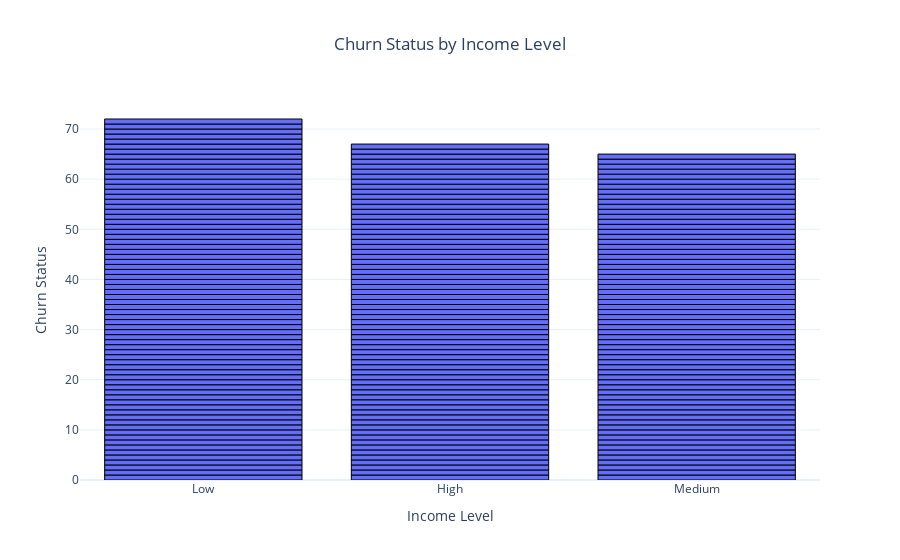

The notebook cell saved with this chart:
### Markdown cell above
These group were between low to medium income

### Code cell
# Bar chart for Churn Status by Income Level
fig = plot_bar(churned_customers_df, 
               x_column='IncomeLevel', 
               y_column='ChurnStatus', 
               title="Churn Status by Income Level", 
               x_label="Income Level", 
               y_label="Churn Status", 
               orientation='v')
fig.show()

### Figure 1 — Plotly figure (JSON) as saved in the notebook; plotly's stock layout.template omitted (floating-point values rounded to 4 significant figures; data arrays with more than 128 entries replaced by an {"elided": "..."} marker saying what was removed)
{"data": [{"alignmentgroup": "True", "hovertemplate": "IncomeLevel=%{x}<br>ChurnStatus=%{y}<extra></extra>", "legendgroup": "", "marker": {"color": "#636efa", "line": {"color": "black", "width": 1}, "pattern": {"shape": ""}}, "name": "", "offsetgroup": "", "orientation": "v", "showlegend": false, "textposition": "auto", "type": "bar", "x": {"elided": "204 str values"}, "xaxis": "x", "y": {"elided": "204 int values"}, "yaxis": "y"}], "layout": {"autosize": true, "barmode": "relative", "legend": {"tracegroupgap": 0}, "title": {"text": "Churn Status by Income Level", "x": 0.5}, "xaxis": {"anchor": "y", "autorange": true, "domain": [0, 1], "range": [-0.5, 2.5], "title": {"text": "Income Level"}, "type": "category"}, "yaxis": {"anchor": "x", "autorange": true, "domain": [0, 1], "range": [0, 75.79], "title": {"text": "Churn Status"}, "type": "linear"}}}
